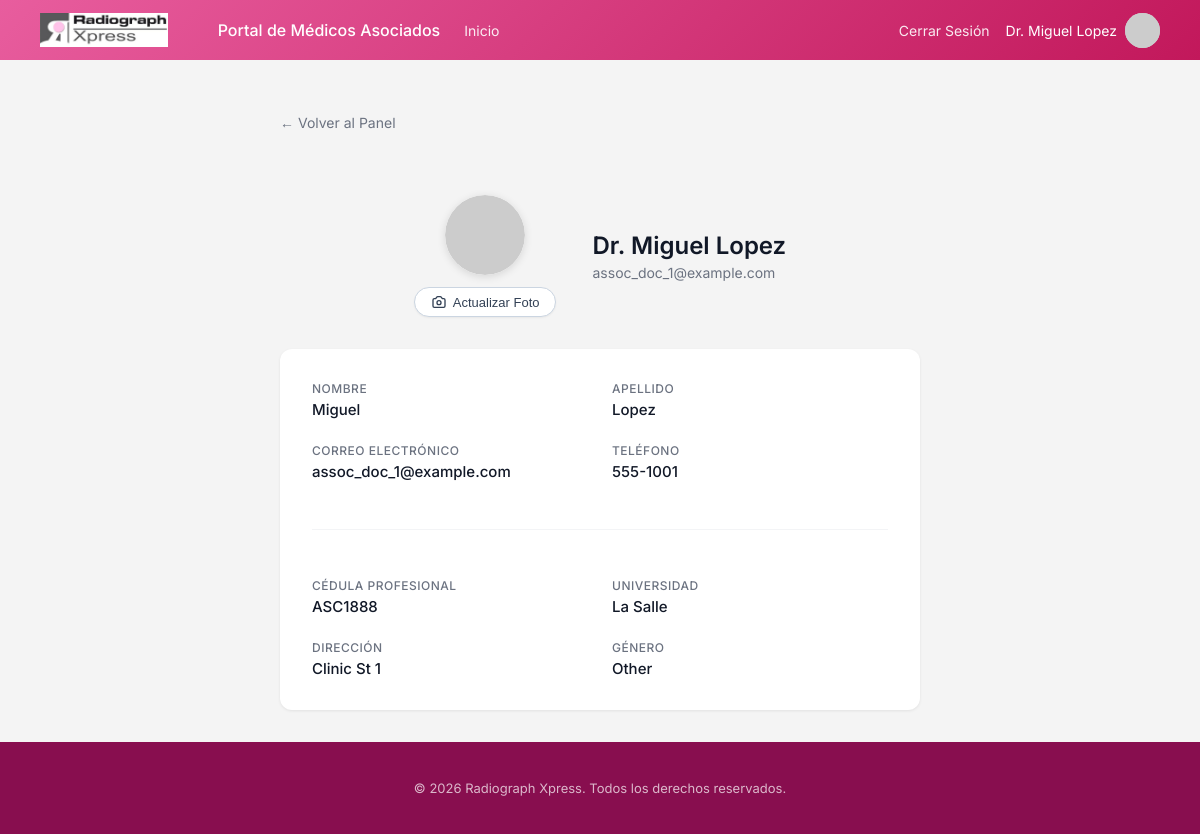
Screenshot of /associate-doctor/profile/ (signed in) with the database file from the repository.
### associateDoctorDashboard/models.py (models this page shows, shortened)
class AssociateDoctor(models.Model):
    MALE = 'M'
    FEMALE = 'F'
    OTHER = 'O'
    GENDER_CHOICES = [
        (MALE, 'Male'),
        (FEMALE, 'Female'),
        (OTHER, 'Other'),
    ]
    user = models.OneToOneField(User, on_delete=models.CASCADE, null=True, related_name='associate_doctor_profile')
    id_associate_doctor = models.AutoField(primary_key=True)
    profile_picture = models.ImageField(upload_to='profile_pics/', null=True, blank=True)
    address = models.CharField(max_length=100)
    phone = models.CharField(max_length=100)
    professional_id = models.CharField(max_length=100, null=True, blank=True, unique=True)
    university = models.CharField(max_length=100, null=True, blank=True)
    specialty = models.CharField(max_length=100, null=True, blank=True)
    is_email_verified = models.BooleanField(default=False)
    is_verified = models.BooleanField(default=False)
    gender = models.CharField(max_length=1, choices=GENDER_CHOICES, default=OTHER)
    def __str__(self):
        if self.user:
            prefix = 'Dra.' if self.gender == self.FEMALE else 'Dr.'
            return f"{prefix} {self.user.first_name} {self.user.last_name}"
        return f"Doctor Asociado #{self.pk}"

### associateDoctorDashboard/views.py (the view)
# urls.py: path('profile/', views.ProfileView.as_view(), name='associate_profile'),
class ProfileView(AssociatedDoctorRequiredMixin, DetailView):
    model = AssociateDoctor
    template_name = 'associateDoctorDashboard/profile.html'
    context_object_name = 'doctor'
    def get_object(self):
        return self.request.user.associate_doctor_profile

### core/mixins.py (called while the page is built)
    def test_func(self):
        return self.request.user.groups.filter(name='AssociatedDoctors').exists()

    def get_context_data(self, **kwargs):
        context = super().get_context_data(**kwargs)
        if hasattr(self.request.user, 'associated_doctor_profile'):
            context['associated_doctor'] = self.request.user.associated_doctor_profile
        return context

### associateDoctorDashboard/templates/associateDoctorDashboard/profile.html (shortened to what this page needs)
{% extends 'associateDoctorDashboard/base.html' %}
{% load static %}
{% block content %}
<div class="profile-page">
    <a href="{% url 'associate_dashboard' %}" class="back-link">← Volver al Panel</a>
    <div class="profile-header">
        <div style="display: flex; flex-direction: column; align-items: center; gap: 12px; margin-right: 12px;">
            <div class="profile-pic-container">
                {% if doctor.profile_picture %}
                <img src="{{ doctor.profile_picture.url }}" alt="Avatar" class="profile-pic-img">
                {% else %}
                <img src="https://ui-avatars.com/api/?name={{ doctor.user.first_name }}+{{ doctor.user.last_name }}&background=0D8ABC&color=fff&rounded=true&bold=true&size=160"
                    alt="Avatar" class="profile-pic-img">
                {% endif %}
            </div>
            <button type="button" onclick="openProfileCropper()"
                style="display: inline-flex; align-items: center; gap: 6px; font-size: 13px; padding: 6px 16px; border-radius: 20px; background: white; color: #334155; border: 1px solid #cbd5e1; cursor: pointer; font-weight: 500; box-shadow: 0 1px 2px rgba(0,0,0,0.05); transition: background 0.2s;">
                Actualizar Foto
            </button>
        </div>
        <div class="profile-header-info">
            <h1>{{ doctor }}</h1>
            <p>{{ doctor.user.email }}</p>
        </div>
    </div>
    <div class="profile-card">
        <div class="profile-grid">
            <div class="profile-field">
                <label>Nombre</label>
                <span>{{ doctor.user.first_name }}</span>
            </div>
            <div class="profile-field">
                <label>Apellido</label>
                <span>{{ doctor.user.last_name }}</span>
            </div>
            <div class="profile-field">
                <label>Correo Electrónico</label>
                <span>{{ doctor.user.email }}</span>
            </div>
            <div class="profile-field">
                <label>Teléfono</label>
                <span>{{ doctor.phone }}</span>
            </div>
            <hr class="profile-divider">
            <div class="profile-field">
                <label>Cédula Profesional</label>
                <span>{{ doctor.professional_id|default:"No registrada" }}</span>
            </div>
            <div class="profile-field">
                <label>Universidad</label>
                <span>{{ doctor.university|default:"No registrada" }}</span>
            </div>
            <div class="profile-field">
                <label>Dirección</label>
                <span>{{ doctor.address }}</span>
            </div>
            <div class="profile-field">
                <label>Género</label>
                <span>{{ doctor.get_gender_display }}</span>
            </div>
        </div>
    </div>
</div>
{% include 'core/components/profile_upload_modal.html' %}
{% endblock %}

### associateDoctorDashboard/templates/associateDoctorDashboard/base.html (shortened to what this page needs)
{% load static %}
<!DOCTYPE html>
<html lang="es">
<head>
    <link rel="stylesheet" href="{% static 'core/css/design-system.css' %}">
    <link rel="stylesheet" href="{% static 'doctorsDashboard/style.css' %}">
</head>
<body>
    <header>
        <nav class="navbar">
            <div class="navbar-left">
                <img src="{% static 'core/assets/img/logos/radiographxpress_logo.png' %}" alt="Radiograph Xpress"
                    class="navbar-logo">
            </div>
            <div class="navbar-center" style="display: flex; align-items: center; gap: 1.5rem;">
                <span style="font-weight: 500; color: var(--text-white);">Portal de Médicos Asociados</span>
                <a href="{% url 'associate_dashboard' %}" class="nav-link">Inicio</a>
            </div>
            <div class="navbar-right" style="display: flex; align-items: center; gap: 1rem;">
                <a href="{% url 'associate_logout' %}" class="nav-link">Cerrar Sesión</a>
                <a href="{% url 'associate_profile' %}"
                    style="text-decoration: none; display: flex; align-items: center; gap: 8px;">
                    <div class="user-info" style="display: flex; align-items: center; gap: 8px;">
                        {% if user.associate_doctor_profile %}
                        <span class="welcome-text">{{ user.associate_doctor_profile }}</span>
                        {% else %}
                        <span class="welcome-text">{{ user.username }}</span>
                        {% endif %}
                        {% if user.associate_doctor_profile.profile_picture %}
                        <img src="{{ user.associate_doctor_profile.profile_picture.url }}" alt="Profile"
                            class="user-avatar"
                            style="width: 35px; height: 35px; object-fit: cover; border-radius: 50%;">
                        {% else %}
                        <img src="https://ui-avatars.com/api/?name={{ user.first_name|default:'Doc' }}&background=0D8ABC&color=fff&rounded=true&bold=true"
                            alt="Profile" class="user-avatar">
                        {% endif %}
                    </div>
                </a>
            </div>
        </nav>
    </header>
    <main class="main-content" style="margin-top: 80px; padding: 2rem;">
        {% block content %}
        {% endblock %}
    </main>
    {% include 'core/components/footer.html' %}
</body>
</html>

### core/static/core/css/design-system.css (style rules this page uses)
:root { --brand-gradient-start: #E85D9E; --brand-gradient-end: #C2185B; --brand-footer-bg: #880E4F; --text-primary: #111827; --text-secondary: #6B7280; --text-white: #ffffff; --bg-page: #F3F4F6; --bg-white: #ffffff; --font-primary: 'Inter', sans-serif; }
body { min-height: 100vh; display: flex; flex-direction: column; }
.main-content { flex: 1; }

### doctorsDashboard/static/doctorsDashboard/style.css (style rules this page uses)
body { margin: 0; padding: 0; font-family: 'Inter', sans-serif; background-color: #f4f4f4; }
.navbar { width: 100%; height: 60px; background: linear-gradient(135deg, var(--brand-gradient-start) 0%, var(--brand-gradient-end) 100%); display: flex; justify-content: space-between; align-items: center; padding: 0 40px; box-sizing: border-box; position: fixed; top: 0; z-index: 1000; }
.navbar-left { display: flex; align-items: center; }
.navbar-logo { height: 35px; width: auto; object-fit: contain; }
.navbar-center { flex-grow: 1; display: flex; padding-left: 50px; }
.nav-link { color: #ffffff; text-decoration: none; font-size: 14px; font-weight: 400; opacity: 0.9; transition: opacity 0.2s ease; position: relative; display: inline-block; padding-bottom: 2px; padding-top: 2px; }
.nav-link::after { content: ''; position: absolute; width: 100%; transform: scaleX(0); height: 2px; bottom: 0; left: 0; background-color: #ffffff; transform-origin: bottom right; transition: transform 0.25s ease-out; }
.navbar-right { display: flex; align-items: center; gap: 20px; }
.user-info { display: flex; align-items: center; gap: 15px; color: #ffffff; }
.welcome-text { font-size: 14px; font-weight: 400; text-align: right; white-space: nowrap; }
.user-avatar { width: 35px; height: 35px; border-radius: 50%; background-color: #ccc; object-fit: cover; }
.profile-header { margin-top: 40px; width: 100%; margin-bottom: 40px; display: flex; flex-direction: row; align-items: center; justify-content: center; gap: 72px; flex-wrap: wrap; }

### associateDoctorDashboard/templates/associateDoctorDashboard/profile.html (style rules this page uses)
.profile-page { max-width: 640px; margin: 0 auto; }
.profile-header { display: flex; align-items: center; gap: 1.5rem; margin-bottom: 2rem; }
.profile-header-info h1 { font-size: 1.5rem; font-weight: 600; color: var(--text-primary); margin: 0; }
.profile-header-info p { font-size: 14px; color: var(--text-secondary); margin: 4px 0 0 0; }
.profile-card { background: var(--bg-white); border-radius: 12px; padding: 2rem; box-shadow: 0 1px 3px rgba(0, 0, 0, 0.08); }
.profile-grid { display: grid; grid-template-columns: 1fr 1fr; gap: 1.5rem; }
.profile-field { display: flex; flex-direction: column; gap: 4px; }
.profile-field label { font-size: 12px; font-weight: 500; color: var(--text-secondary); text-transform: uppercase; letter-spacing: 0.5px; }
.profile-field span { font-size: 15px; font-weight: 500; color: var(--text-primary); }
.profile-divider { border: none; border-top: 1px solid #f3f4f6; margin: 1.5rem 0; grid-column: 1 / -1; }
.back-link { display: inline-flex; align-items: center; gap: 6px; color: var(--text-secondary); text-decoration: none; font-size: 14px; margin-bottom: 1.5rem; transition: color 0.15s; }
.profile-pic-container { position: relative; overflow: hidden; border-radius: 50%; width: 80px; height: 80px; box-shadow: 0 2px 8px rgba(0, 0, 0, 0.12); }
.profile-pic-img { width: 100%; height: 100%; object-fit: cover; border-radius: 50%; }

### rows the page displays
AssociateDoctor: user+gender "Dr. Miguel Lopez", user.email "assoc_doc_1@example.com", user.first_name "Miguel", user.last_name "Lopez", phone "555-1001", professional_id "ASC1888", university "La Salle", address "Clinic St 1", gender "Other"

### other values shown
{{ user.associate_doctor_profile }} "Dr. Miguel Lopez"
